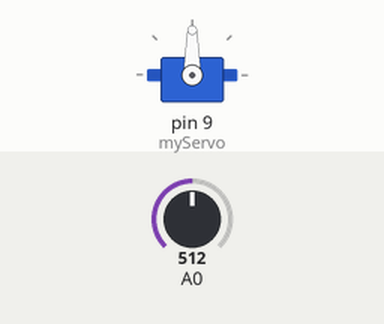
A sketch run on a simulated Arduino Uno, built with avr-gcc and run on an emulated ATmega328P. Parts: servo. The inputs (shaded band) are chosen by the test bench; at power-on: A0 = 512.

Above: at 1.2 s.
1.3 s: A0 set to 716
At 2.5 s:
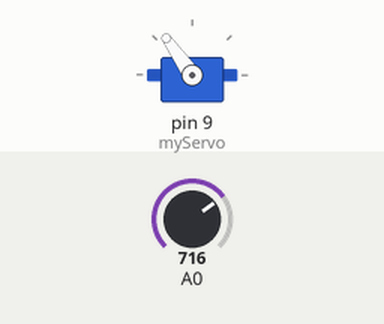
2.8 s: A0 set to 900
At 3.6 s:
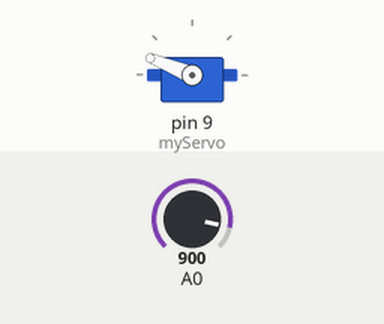
4.3 s: A0 set to 1023
At 5.0 s:
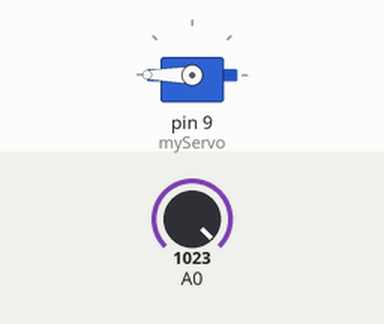
5.8 s: A0 set to 306
At 7.0 s:
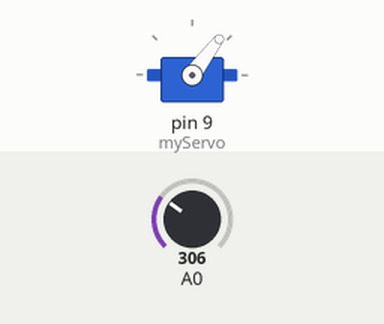
7.3 s: A0 set to 122
At 8.4 s:
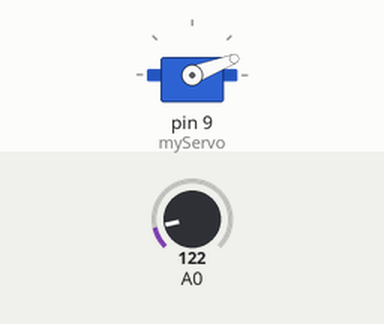
Timing chart, 0 to 9.8 s (numbered marks = the images above; inputs shaded):
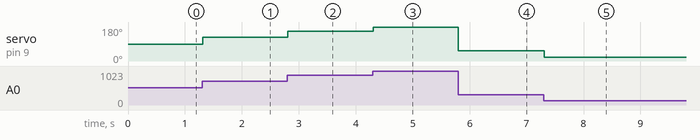

Measured:
- after the input at 1.3 s, servo on pin 9 (myServo): 90° → 125° at once
- after the input at 2.8 s, servo on pin 9 (myServo): 125° → 158° at once
- after the input at 4.3 s, servo on pin 9 (myServo): 158° → 180° at once
- after the input at 5.8 s, servo on pin 9 (myServo): 180° → 53° at once
- after the input at 7.3 s, servo on pin 9 (myServo): 53° → 21° at once

The sketch:

potentio_servo.ino
```cpp
#include <Servo.h>

Servo myServo;  // Buat objek Servo

void setup() {
  myServo.attach(9);  // Hubungkan servo ke pin D9
}

void loop() {
  int sensorValue = analogRead(A0);  // Baca nilai ADC dari potensiometer
  int servoPosition = map(sensorValue, 0, 1023, 0, 180);  // Konversi nilai ADC ke posisi servo
  myServo.write(servoPosition);        // Atur posisi servo
  delay(15);                            // Delay untuk memberi waktu servo bergerak
}
```
